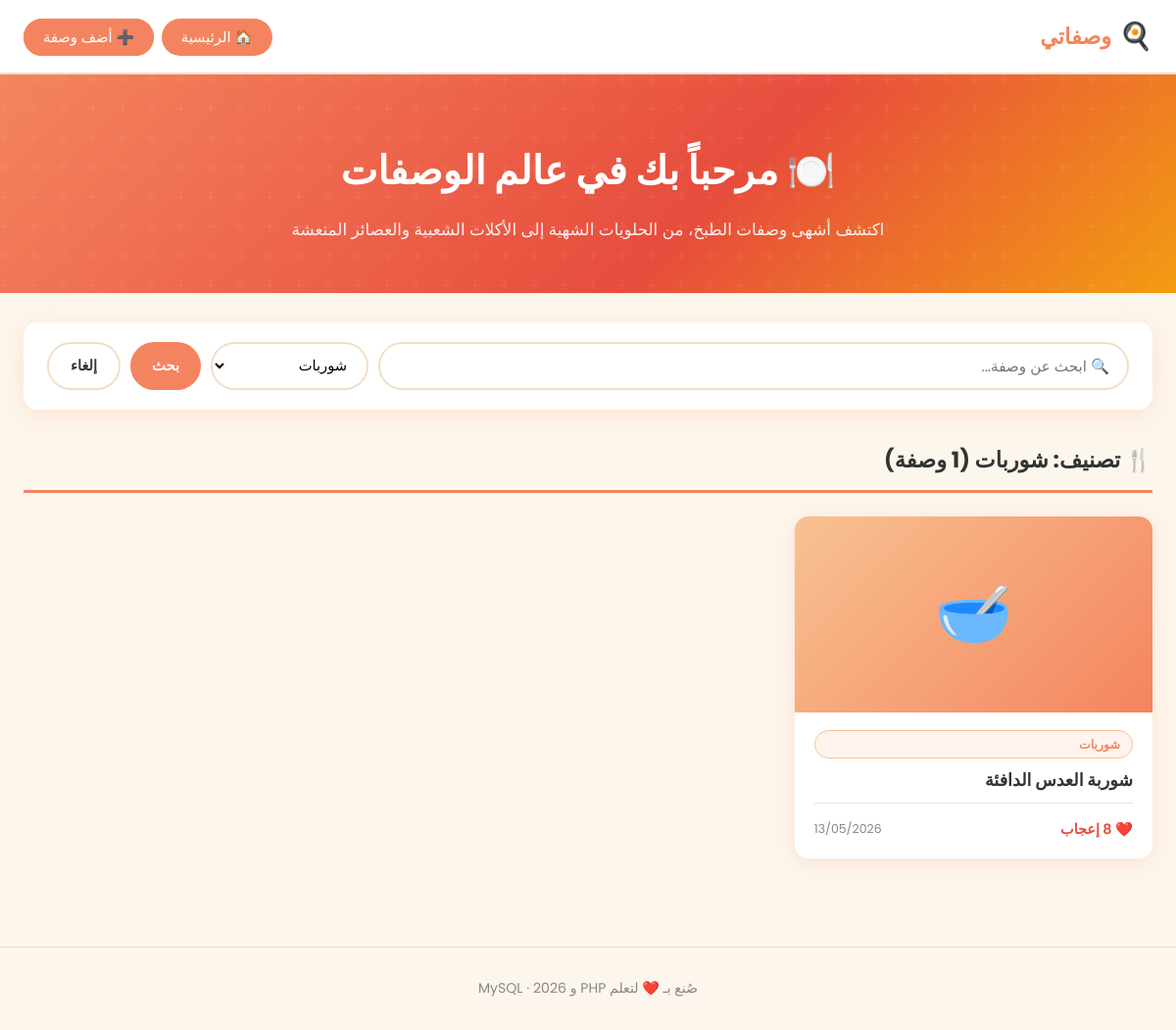
/index.php?category=شوربات, run on the app's committed database.
### tables this page shows
CREATE TABLE IF NOT EXISTS recipes (
    id           INT AUTO_INCREMENT PRIMARY KEY,
    title        VARCHAR(255) NOT NULL              COMMENT 'اسم الوصفة',
    category     VARCHAR(100) NOT NULL              COMMENT 'التصنيف (حلويات، أكلات، عصائر...)',
    ingredients  TEXT         NOT NULL              COMMENT 'المكونات',
    instructions TEXT         NOT NULL              COMMENT 'طريقة التحضير',
    image        VARCHAR(255) DEFAULT 'default.jpg' COMMENT 'اسم ملف الصورة',
    likes        INT          DEFAULT 0             COMMENT 'عدد الإعجابات',
    created_at   DATETIME     DEFAULT CURRENT_TIMESTAMP COMMENT 'تاريخ الإضافة'
);

### classes/Recipe.php (called while the page is built, shortened)
<?php
class Recipe {
    private $pdo;
    public function __construct($pdo) {
        $this->pdo = $pdo;
    }
    public function getAll($category = '') {
        if ($category !== '') {
            $stmt = $this->pdo->prepare(
                "SELECT * FROM recipes WHERE category = ? ORDER BY created_at DESC"
            );
            $stmt->execute([$category]);
        } else {
            $stmt = $this->pdo->query(
                "SELECT * FROM recipes ORDER BY created_at DESC"
            );
        }
        return $stmt->fetchAll();
    }
    public function getCategories() {
        $stmt = $this->pdo->query(
            "SELECT DISTINCT category FROM recipes ORDER BY category"
        );
        return $stmt->fetchAll(PDO::FETCH_COLUMN);
    }
}

### index.php (the view, shortened to what this page needs)
<?php
require_once 'config.php';
require_once 'classes/Recipe.php';
$pdo = getConnection();
$recipeObj = new Recipe($pdo);
$search   = isset($_GET['search'])   ? trim($_GET['search'])   : '';
$category = isset($_GET['category']) ? trim($_GET['category']) : '';
if ($search !== '') {
    $recipes = $recipeObj->search($search);
} else {
    $recipes = $recipeObj->getAll($category);
}
$categories = $recipeObj->getCategories();
?>
<!DOCTYPE html>
<html lang="ar" dir="rtl">
<head>
    <link rel="stylesheet" href="assets/style.css">
</head>
<body>
<nav class="navbar">
    <div class="navbar-inner">
        <a href="index.php" class="navbar-logo">
            <span class="emoji">🍳</span>
            وصفاتي
        </a>
        <ul class="navbar-links">
            <li><a href="index.php" class="active">🏠 الرئيسية</a></li>
            <li><a href="add.php" class="btn-add">➕ أضف وصفة</a></li>
        </ul>
    </div>
</nav>
<div class="hero">
    <h1>🍽️ مرحباً بك في عالم الوصفات</h1>
    <p>اكتشف أشهى وصفات الطبخ، من الحلويات الشهية إلى الأكلات الشعبية والعصائر المنعشة</p>
</div>
<div class="container">
    <div class="search-filter">
        <form method="GET" action="index.php">
            <input
                type="text"
                name="search"
                class="search-input"
                placeholder="🔍 ابحث عن وصفة..."
                value="<?= htmlspecialchars($search) ?>"
            >
            <select name="category" class="filter-select">
                <?php foreach ($categories as $cat): ?>
                    <option value="<?= htmlspecialchars($cat) ?>"
                        <?= ($category === $cat) ? 'selected' : '' ?>>
                        <?= htmlspecialchars($cat) ?>
                    </option>
                <?php endforeach; ?>
            </select>
            <button type="submit" class="btn btn-primary">بحث</button>
            <?php if ($search !== '' || $category !== ''): ?>
                <a href="index.php" class="btn btn-secondary">إلغاء</a>
            <?php endif; ?>
        </form>
    </div>
    <h2 class="section-title">
        🍴
        <?php if ($search !== ''): ?>
            نتائج البحث عن "<?= htmlspecialchars($search) ?>" (<?= count($recipes) ?> نتيجة)
        <?php elseif ($category !== ''): ?>
            تصنيف: <?= htmlspecialchars($category) ?> (<?= count($recipes) ?> وصفة)
        <?php else: ?>
            كل الوصفات (<?= count($recipes) ?> وصفة)
        <?php endif; ?>
    </h2>
    <?php if (empty($recipes)): ?>
        <div class="empty-state">
            <div class="empty-icon">🥘</div>
            <h3>لا توجد وصفات بعد!</h3>
            <p style="margin-bottom:20px;">ابدأ بإضافة أول وصفة لك الآن</p>
            <a href="add.php" class="btn btn-primary">➕ أضف أول وصفة</a>
        </div>
    <?php else: ?>
        <div class="recipes-grid">
            <?php foreach ($recipes as $recipe): ?>
                <div class="recipe-card">
                    <a href="view.php?id=<?= $recipe['id'] ?>">
                        <?php
                        $imgPath = UPLOAD_URL . $recipe['image'];
                        $imgExists = ($recipe['image'] !== 'default.jpg' && file_exists(UPLOAD_DIR . $recipe['image']));
                        ?>
                        <?php if ($imgExists): ?>
                            <img
                                src="<?= htmlspecialchars($imgPath) ?>"
                                alt="<?= htmlspecialchars($recipe['title']) ?>"
                                class="recipe-card-img"
                            >
                        <?php else: ?>
                            <div class="recipe-card-img-placeholder">
                                <?php
                                $emojis = [
                                    'حلويات' => '🍰',
                                    'أكلات'  => '🍲',
                                    'عصائر'  => '🧃',
                                    'سلطات'  => '🥗',
                                    'شوربات' => '🥣',
                                ];
                                echo $emojis[$recipe['category']] ?? '🍽️';
                                ?>
                            </div>
                        <?php endif; ?>
                    </a>
                    <div class="recipe-card-body">
                        <span class="recipe-card-category">
                            <?= htmlspecialchars($recipe['category']) ?>
                        </span>
                        <a href="view.php?id=<?= $recipe['id'] ?>">
                            <h3 class="recipe-card-title">
                                <?= htmlspecialchars($recipe['title']) ?>
                            </h3>
                        </a>
                        <div class="recipe-card-footer">
                            <span class="recipe-likes">
                                ❤️ <?= $recipe['likes'] ?> إعجاب
                            </span>
                            <span class="recipe-card-date">
                                <?= date('d/m/Y', strtotime($recipe['created_at'])) ?>
                            </span>
                        </div>
                    </div>
                </div>
            <?php endforeach; ?>
        </div>
    <?php endif; ?>
</div>
<footer class="footer">
    <p>صُنع بـ <span>❤️</span> لتعلم PHP و MySQL · <?= date('Y') ?></p>
</footer>
</body>
</html>

### data on the page
recipes: category "🥣", category "شوربات", title "شوربة العدس الدافئة", likes "8", created_at "13/05/2026"

### other printed values
$category "شوربات"
count($recipes) "1"
form field category "شوربات"
